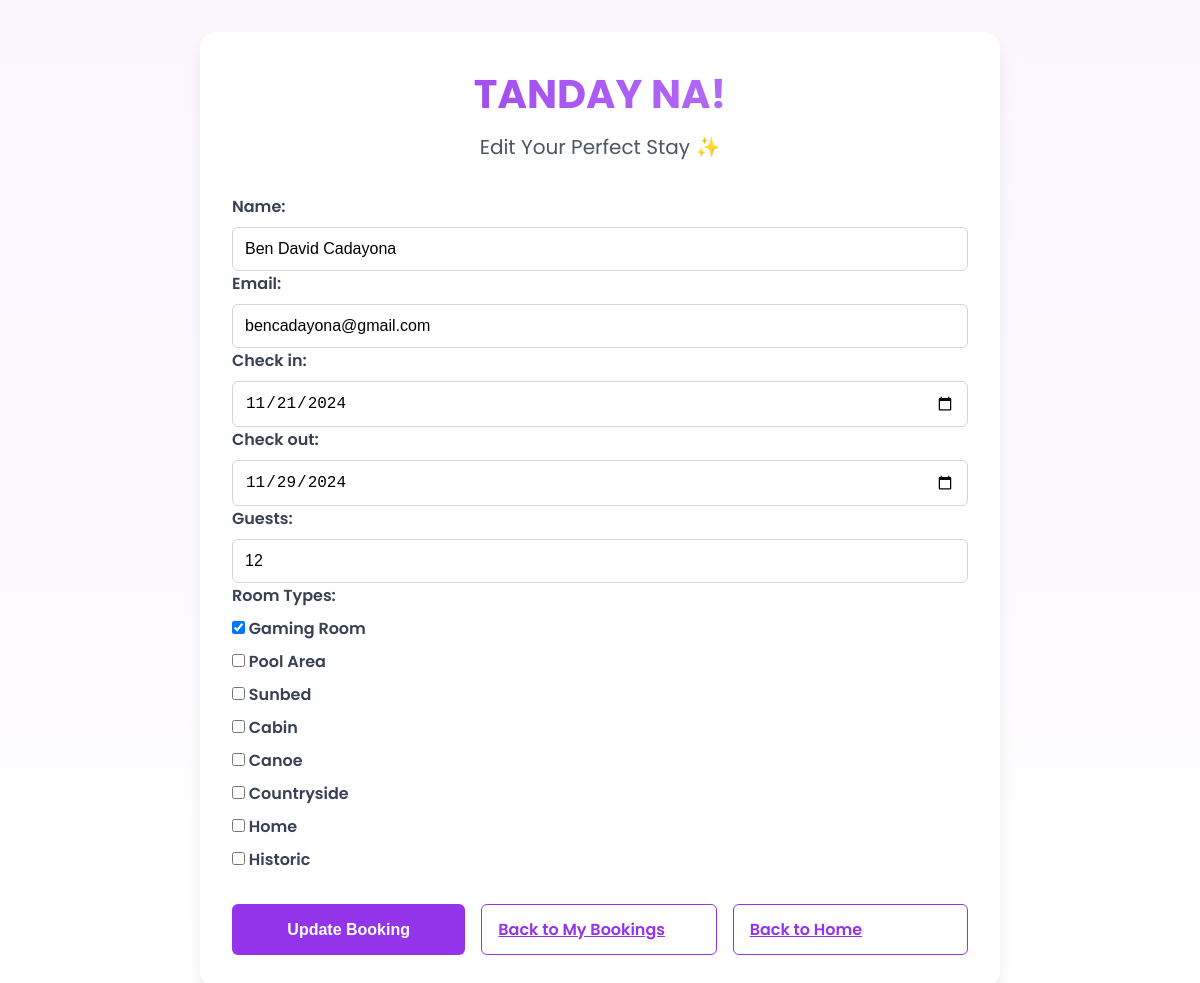
The page /edit_booking/13/ (signed in) on the database as committed earlier.
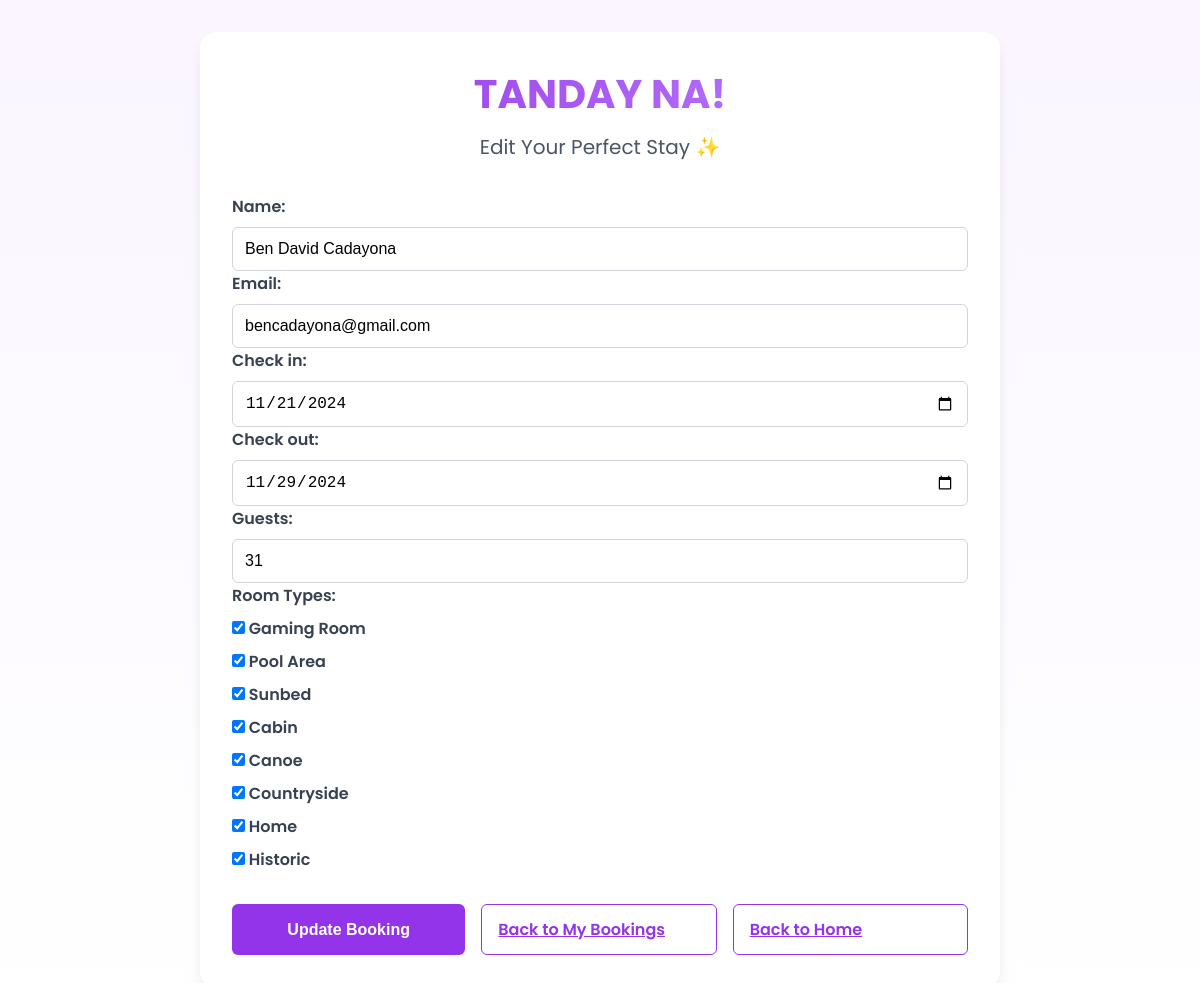
The same page on the database as committed later.
### api/models.py (models this page shows, shortened)
class Booking(models.Model):
    user = models.ForeignKey(User, on_delete=models.CASCADE, null=True, blank=True)
    hotel = models.ForeignKey('Hotel', on_delete=models.CASCADE, null=True, blank=True)  # Link to hotel
    name = models.CharField(max_length=100)
    email = models.EmailField()
    check_in = models.DateField(null=True, blank=True)
    check_out = models.DateField(null=True, blank=True)
    guests = models.IntegerField()
    room_types = models.TextField(null=True)
    booking_number = models.CharField(max_length=12, editable=False, default=uuid.uuid4().hex[:12].upper())

### api/views.py (the view)
# urls.py: path('edit_booking/<int:booking_id>/', edit_booking, name='edit_booking'),
@login_required
def edit_booking(request, booking_id):
    booking = get_object_or_404(Booking, id=booking_id)
    if request.method == 'POST':
        form = BookingForm(request.POST, instance=booking)
        if form.is_valid():
            booking = form.save(commit=False)
            booking.room_types = ','.join(form.cleaned_data['room_types'])
            booking.save()
            messages.success(request, 'Your booking has been updated successfully!')
            return redirect('my_bookings')  # Redirect to the bookings list page
    else:
        initial_data = booking.room_types.split(',') if booking.room_types else []
        form = BookingForm(instance=booking, initial={'room_types': initial_data})
    return render(request, 'edit_booking.html', {
        'form': form,
        'booking': booking,
        'room_types': form.fields['room_types'].choices
    })

### api/forms.py (shortened to what this page needs)
class BookingForm(forms.ModelForm):
    room_types = forms.MultipleChoiceField(
        choices=ROOM_TYPE_CHOICES,
        widget=forms.CheckboxSelectMultiple,
        label="Room Types"
    )
    class Meta:
        model = Booking
        fields = ['name', 'email', 'check_in', 'check_out', 'guests', 'room_types']
        widgets = {
            'check_in': forms.DateInput(attrs={'type': 'date'}),
            'check_out': forms.DateInput(attrs={'type': 'date'}),
        }

### api/templates/edit_booking.html (shortened to what this page needs)
<!DOCTYPE html>
<html lang="en">
<head>
</head>
<body>
    <div class="card">
        <div class="card-header">
            <h1 class="card-title">TANDAY NA!</h1>
            <p class="card-subtitle">Edit Your Perfect Stay ✨</p>
        </div>
        <form method="POST" action="{% url 'edit_booking' booking.id %}">
            {{ form.as_p }}
            <div class="button-group">
                <button type="submit" class="button button-primary">Update Booking</button>
                <a href="{% url 'my_bookings' %}" class="button button-secondary">Back to My Bookings</a>
                <a href="{% url 'home' %}" class="button button-secondary">Back to Home</a>
            </div>
        </form>
    </div>
</body>
</html>

Rows that differ between the two databases and show on the page:
changed Booking "Ben David Cadayona": guests "12" → "31"; room_types "☑ ☐ ☐ ☐ ☐ ☐ ☐ ☐" → "☑ ☑ ☑ ☑ ☑ ☑ ☑ ☑"
